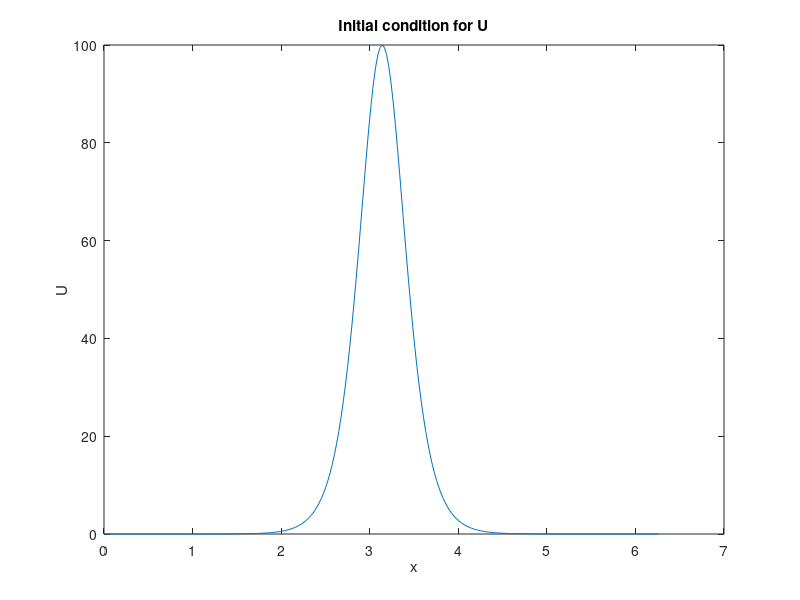
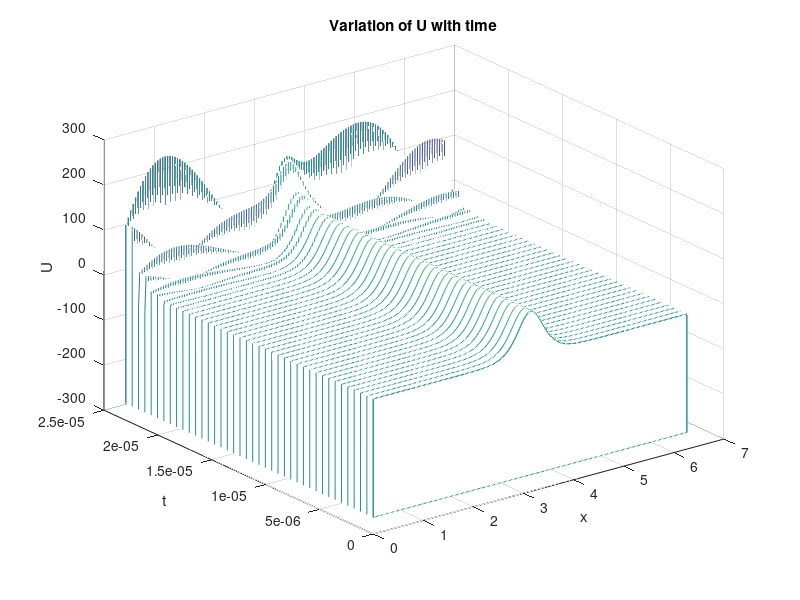
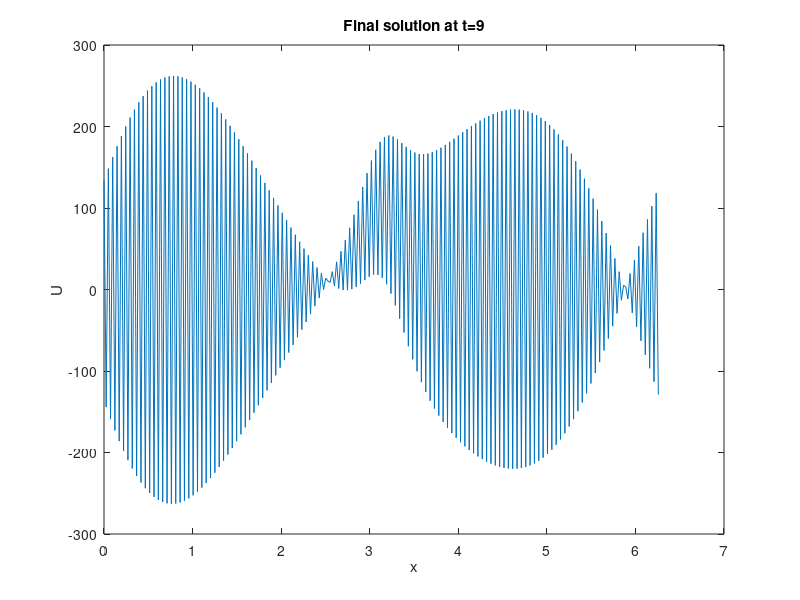

Write MATLAB code to recreate these figures, in order.
%% SpectralDirectSoliton.m

%% Author: Louise Olsen-Kettle (email: l.kettle1@uq.edu.au, @DrOlsen-Kettle)
%% Code to supplement lecture notes by Louise Olsen-Kettle:
%% Numerical solution of Partial Differential Equations (PDEs)
%% Webpage: http://espace.library.uq.edu.au/view/UQ:239427
%% ISBN: 978-1-74272-149-1

% using the spectral method directly for the KdV equation : U_t + U U_x + U_xxx = 0

x1=0;
a = 2.*pi; % length in x-direction
x2=a;

A = 100; % A = maximum amplitude of the soliton
V=A/3.; % V = speed at which the solition travels

T = 2.*pi/V; % length of time for solution

n = 128;   % no of grid points Xn

dx = a/(2.*n); % grid spacing in x direction

dt = T/320000.;

m = 40 % round(T/dt); 

t=0.; % initial time = 0

% set up mesh in x-direction:
x = linspace(x1,x2-dx, 2*n)';

% matlab stores wave numbers differently from us:
nu = [0:n  -n+1:-1]';

% define U^0 at t_k = 0 
U_tk_1 = A*sech(sqrt(A/12.)*(x-pi)).^2;

% define U^(-1) at t_k = -1
% using U^(-1) = U^0(x+V*dt) since soliton moves at speed V and t=-dt :
% general solution: U(x,t) = A*sech(sqrt(A/12.)*(x-pi - Vt))^2
U_tk_2 =  A*sech(sqrt(A/12.)*(x + V*dt -pi)).^2;

figure(1)
plot (x,U_tk_1,'-')
%axis ([0 2*pi 0 2])
title ('Initial condition for U')
xlabel ('x')
ylabel ('U')

% store solution every 100th timestep in matrix U(nxm):

U=zeros(2*n,round(m/100));
tvec=zeros(round(m/100),1);

U(:,1) = U_tk_1;
tvec(1) = t;

U_tk = zeros(2*n,1);

kk=1;
% now march solution forward in time using U_tk+1 = U_tk-1 - 2*i*dt*(c(x)*ifft(nu*fft(U_tk))) :

for k = 1:m-1
    t = t+dt;

    uhat = fft(U_tk_1);
    what = 1i*nu.*(uhat);
    w = real(ifft(what));
    uhat = fft(U_tk_1);
    what = -1i*(nu.^3).*(uhat);
    www = real(ifft(what));

    U_tk = U_tk_2 - 2*dt*(U_tk_1.*w + www) ;
    % for next time step:
    U_tk_2 = U_tk_1;
    U_tk_1 = U_tk;

    if mod(k,1)==0
       U(:,kk+1) = U_tk;
       tvec(kk+1) = t;
       kk=kk+1;
    end

end



figure(2)
waterfall(x,tvec,U')
%axis ([0 1 0 2 0 1.1])
title ('Variation of U with time')
xlabel ('x')
ylabel ('t')
zlabel ('U')


figure(3)
plot (x,U_tk)
%axis ([0 2 0 1.1])
title('Final solution at t=9')
xlabel ('x')
ylabel ('U')
